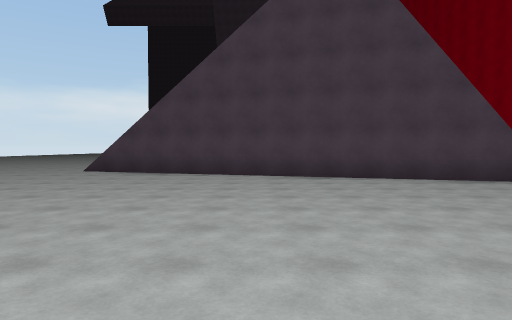
[1] (above)

23 first-person views from a walk through a 3-D level made in the Unity game engine. The camera is 1.5 m above the floor, tilts 2° down and sees 75° across. The floor is counted in squares, 2 m on a side. Each view is taken from the middle of a square. On the plan, view 1 faces up. The plan holds only what a view shows up to about 11 squares ahead; the rest is blank. The place goes on beyond the plan.

[2]
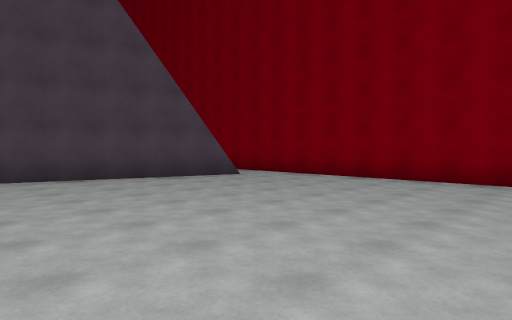

[3]
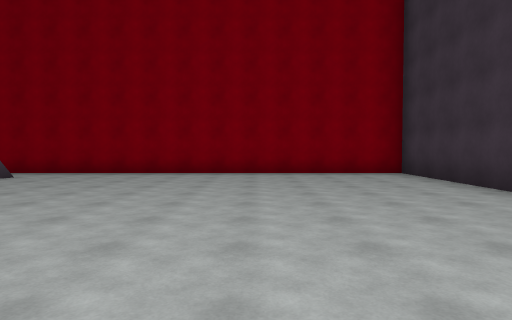

[4]
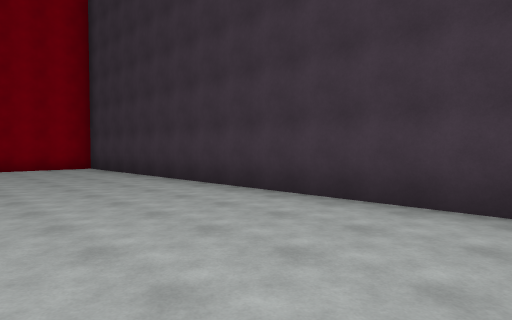

[5]
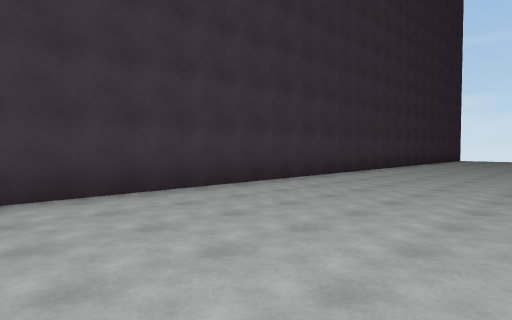

[6]
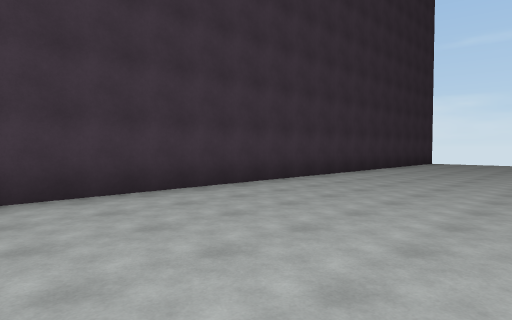

[7]
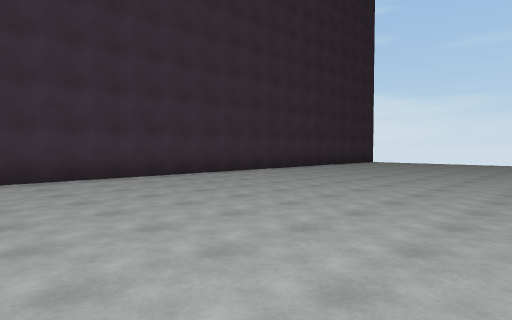

[8]
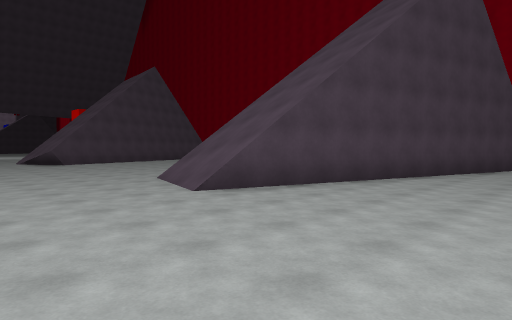

[9]
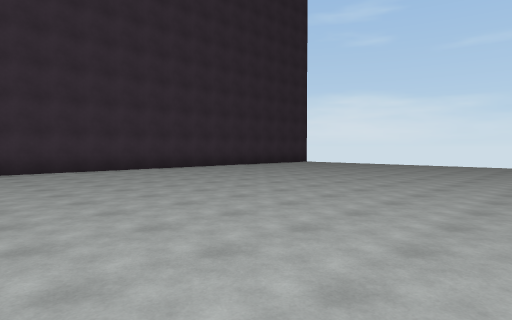

[10]
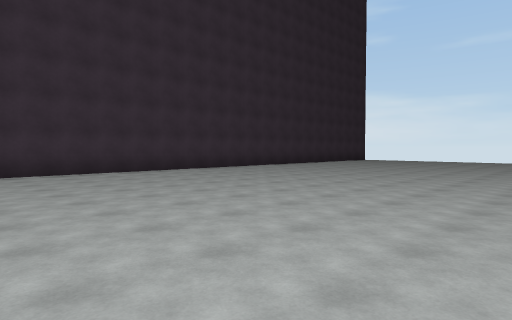

[11]
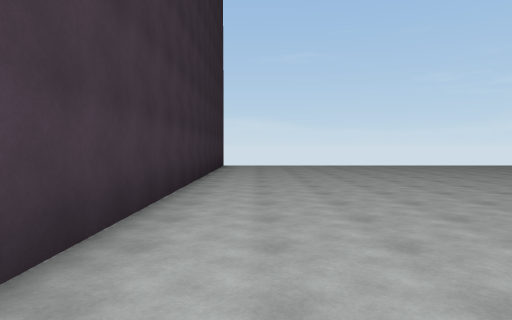

[12]
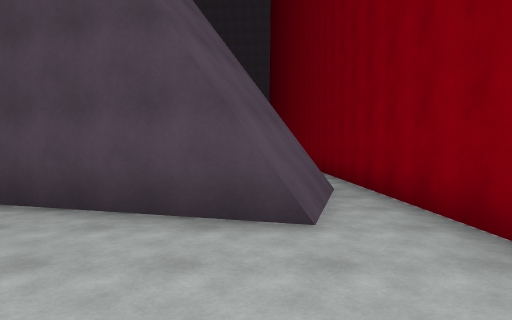

[13]
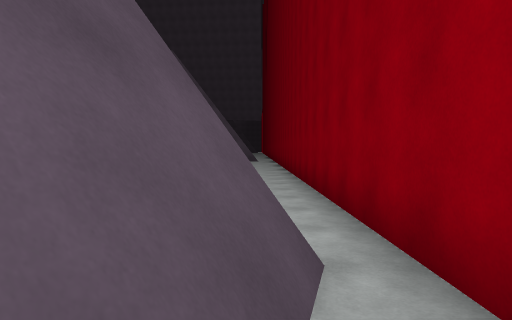

[14]
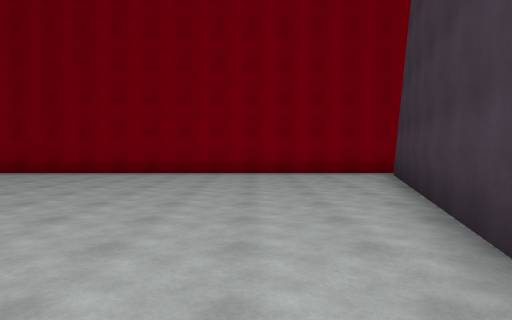

[15]
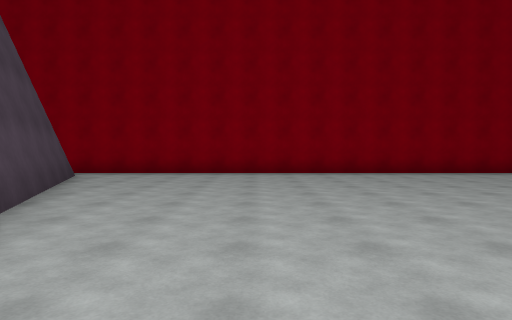

[16]
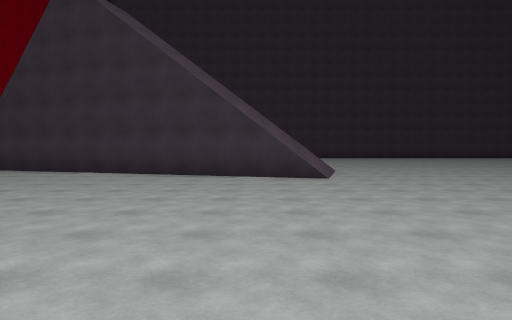

[17]
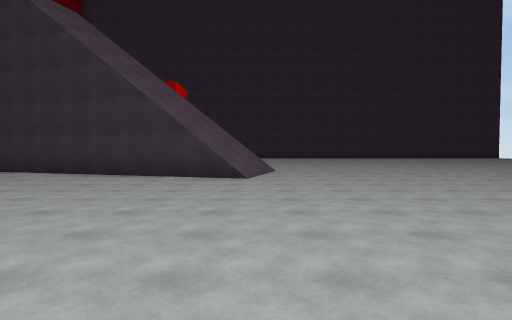

[18]
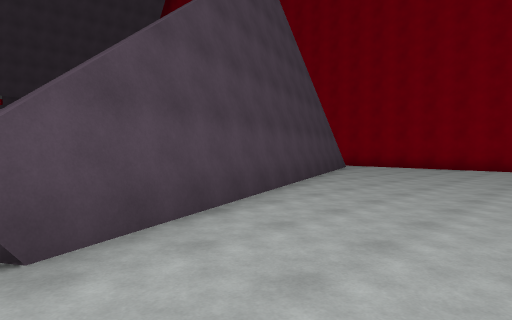

[19]
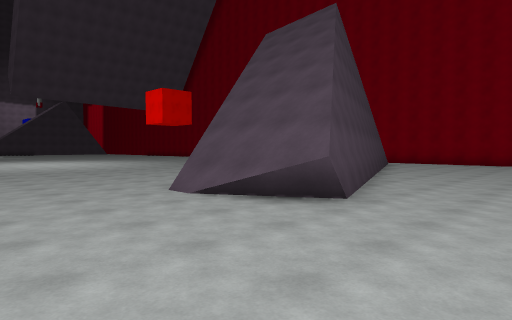

[20]
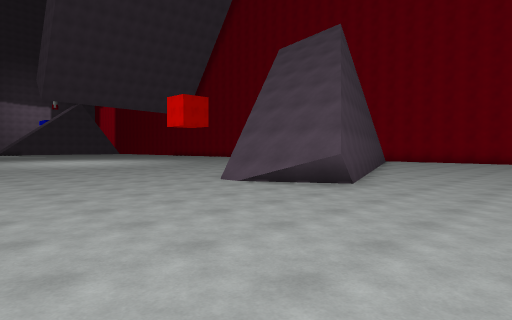

[21]
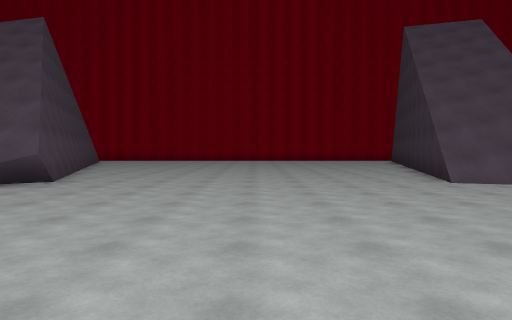

[22]
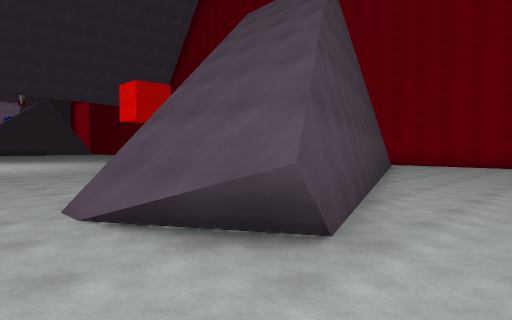

[23]
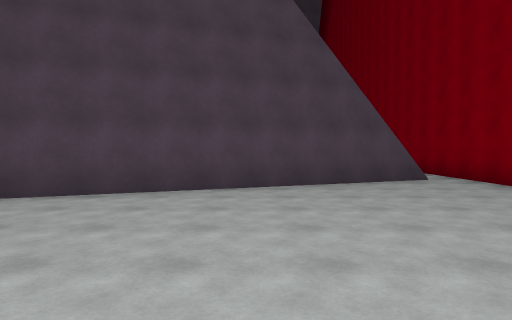

### Floor plan
Key: @ floor where view 1 was taken; # wall or solid block; x gap in a wall; . floor; / step, stairs or slope; = window, fence, low wall or low ledge; v drop or lower ground.
Columns run from 16 left of view 1 to 8 right of it. Each row starts with its distance up from view 1.
 34            ..
 33          .....
 32        .......
 31        ......
 30        ......           #
 29       .......           #
 28       .......  .//      #
 27       .......//////v###x#
 26       .....#/////v###...#
 25       ..../////v###.....#
 24       .....///##........#
 23      ....../#/..........#
 22      ...................#
 21      ...................#
 20       ..................#
 19      ...................#
 18     .............  .....#
 17      ...................#
 16       ..................#
 15       ..................#
 14      ...................#
 13     .......///#.........#
 12    ........//////#/.....#
 11    ........////////=#...#
 10        ......#////  #####
  9        .........///######
  8     ................###.#
  7 ........................#
  6 ........................#
  5 ........................#
  4 ........................#
  3 ........................#
  2 ........................#
  1 ........................#
  0 ................@.......#
 -1 ........................#
 -2 ........................#
 -3 ........................#
 -4 #########################

Positions as (right, up) in squares from view 1, and headings:
1: (0, 0), facing up
2: (0, 0), facing up-right
3: (-2, 1), facing right
4: (-5, 1), facing down-right
5: (-1, 2), facing down-left
6: (-6, 2), facing down-left
7: (-6, 5), facing down-left
8: (-9, 6), facing up-right
9: (-8, 8), facing down-left
10: (-3, 7), facing down-left
11: (-9, -2), facing left
12: (6, 4), facing up
13: (7, 8), facing up
14: (-2, 14), facing right
15: (-2, 22), facing right
16: (-3, 22), facing down
17: (-5, 22), facing down
18: (-5, 20), facing up-right
19: (-9, 20), facing up-right
20: (-11, 19), facing up-right
21: (-12, 18), facing right
22: (-7, 21), facing up-right
23: (3, 19), facing up
